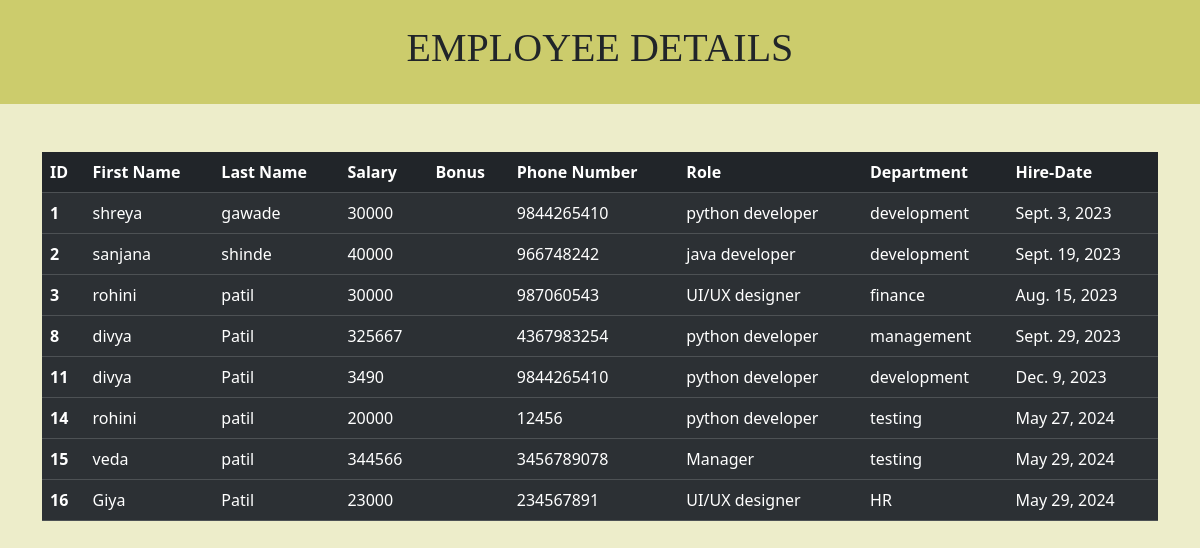
Page /view_all on the committed database.
### emp_app/models.py (models this page shows, shortened)
class employee(models.Model):
    objects = None
    first_name = models.CharField(max_length=20, null=False)
    last_name = models.CharField(max_length=20)
    dept = models.ForeignKey(department, on_delete=models.CASCADE)
    salary = models.IntegerField(default=0)
    role = models.ForeignKey(role, on_delete=models.CASCADE)
    phone = models.IntegerField(default=0)
    hire_date = models.DateField()

class role(models.Model):
    name = models.CharField(max_length=100, null=False)

class department(models.Model):
    name = models.CharField(max_length=100, null=False)
    location = models.CharField(max_length=100)

### emp_app/views.py (the view)
# urls.py: path('view_all', views.view_all, name='view_all'),
def view_all(request):
    emps = employee.objects.all()
    context = {'emps': emps}
    return render(request, 'view_all.html', context)

### template/view_all.html (shortened to what this page needs)
<!DOCTYPE html>
<html lang="en">
<head>
     <link href="https://cdn.jsdelivr.net/npm/bootstrap@5.3.1/dist/css/bootstrap.min.css" rel="stylesheet">
</head>
<body style="background-color:#ededca;">
<header style="background-color:#cccc6c;">
    <br>
    <div>
        <h1 style="text-align:center; font-family:serif,georgia;"> EMPLOYEE DETAILS  </h1>
        </div>
    <br>
    </header>
<br>
<br>
<div class="container">
    <table class="table table-dark table-striped">
  <thead>
    <tr>
      <th scope="col">ID</th>
      <th scope="col">First Name</th>
      <th scope="col">Last Name</th>
      <th scope="col">Salary</th>
      <th scope="col">Bonus</th>
      <th scope="col">Phone Number</th>
      <th scope="col">Role</th>
        <th scope="col">Department</th>
        <th scope="col">Hire-Date</th>
  </thead>
        {% for emp in emps %}
  <tbody>
    <tr>
      <th scope="row">{{emp.id}}</th>
      <td>{{emp.first_name}}</td>
      <td>{{emp.last_name}}</td>
      <td>{{emp.salary}}</td>
        <td>{{emp.bonus}}</td>
        <td>{{emp.phone}}</td>
        <td>{{emp.role.name}}</td>
        <td>{{emp.dept.name}}</td>
        <td>{{emp.hire_date}}</td>
    </tr>
  </tbody>
    {% endfor %}
    </table>
 </div>
</body>
</html>

### rows in the picture
employee: id "1", first_name "shreya", last_name "gawade", salary "30000", phone "9844265410", role.name "python developer", dept.name "development", hire_date "Sept. 3, 2023"
employee: id "2", first_name "sanjana", last_name "shinde", salary "40000", phone "966748242", role.name "java developer", dept.name "development", hire_date "Sept. 19, 2023"
employee: id "3", first_name "rohini", last_name "patil", salary "30000", phone "987060543", role.name "UI/UX designer", dept.name "finance", hire_date "Aug. 15, 2023"
employee: id "8", first_name "divya", last_name "Patil", salary "325667", phone "4367983254", role.name "python developer", dept.name "management", hire_date "Sept. 29, 2023"
employee: id "11", first_name "divya", last_name "Patil", salary "3490", phone "9844265410", role.name "python developer", dept.name "development", hire_date "Dec. 9, 2023"
employee: id "14", first_name "rohini", last_name "patil", salary "20000", phone "12456", role.name "python developer", dept.name "testing", hire_date "May 27, 2024"
employee: id "15", first_name "veda", last_name "patil", salary "344566", phone "3456789078", role.name "Manager", dept.name "testing", hire_date "May 29, 2024"
employee: id "16", first_name "Giya", last_name "Patil", salary "23000", phone "234567891", role.name "UI/UX designer", dept.name "HR", hire_date "May 29, 2024"
